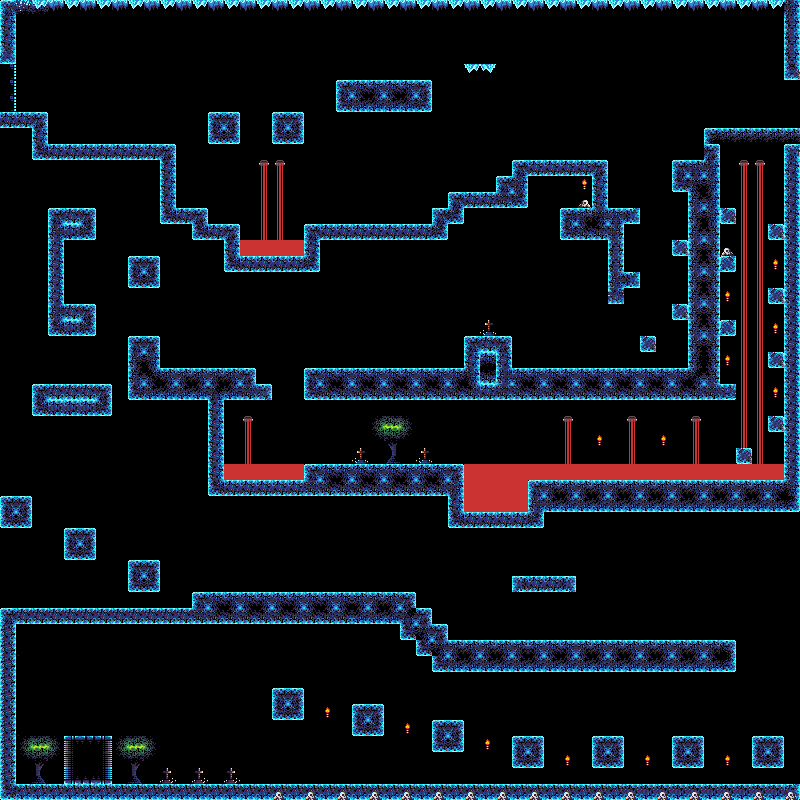

Rendered tile map (Tiled .tmx) drawn with the repository's tilesets; below, a short description and the map source with its tile grids summarised:
An orthogonal 50x50 tile map with 16x16 px tiles, 5 tile layers (b4, Background, Collision, bg3, ...) and 197 objects.

<map version="1.10" tiledversion="1.10.2" orientation="orthogonal" renderorder="right-down" width="50" height="50" tilewidth="16" tileheight="16" infinite="0" nextlayerid="9" nextobjectid="400">
 <editorsettings>
  <export target="maxlevel.json" format="json" />
 </editorsettings>
 <tileset firstgid="1" name="metroid hc" tilewidth="16" tileheight="16" tilecount="448" columns="16">
  <image source="../asset packs/2d metroidvania tileset/s4m_ur4i-metroidvania-1.3-high-contrast.png" width="256" height="448" />
 </tileset>
 <objectgroup id="8" name="BONUS">
  <object id="190" gid="82" x="744.471" y="175.982" width="16" height="16" />
  <object id="192" gid="114" x="744.631" y="208.071" width="16" height="16" />
  <object id="193" gid="98" x="744.792" y="191.989" width="16" height="16" />
  <object id="194" gid="97" x="728.587" y="192.026" width="16" height="16" />
  <object id="196" gid="115" x="760.675" y="208.033" width="16" height="16" />
  <object id="197" gid="113" x="728.587" y="208.071" width="16" height="16" />
  <object id="198" gid="99" x="760.675" y="191.989" width="16" height="16" />
  <object id="199" gid="81" x="728.587" y="175.982" width="16" height="16" />
  <object id="200" gid="83" x="760.515" y="175.982" width="16" height="16" />
 </objectgroup>
 <layer id="7" name="b4" width="50" height="50">
  <data>[2500 cells, 52 non-empty, 9 distinct tile ids]</data>
 </layer>
 <layer id="2" name="Background" width="50" height="50">
  <data>[2500 cells, 297 non-empty, 35 distinct tile ids]</data>
 </layer>
 <layer id="1" name="Collision" width="50" height="50">
  <data>[2500 cells, 572 non-empty, 17 distinct tile ids]</data>
 </layer>
 <objectgroup id="4" name="END">
  <object id="17" gid="98" x="64.9565" y="785.224" width="48" height="48" />
  <object id="132" gid="3221225559" x="704.23" y="149.355" width="16" height="16" />
  <object id="133" gid="1073741911" x="720.499" y="149.355" width="16" height="16" />
  <object id="134" gid="1073741911" x="714.762" y="150.314" width="16" height="16" />
  <object id="135" gid="3221225559" x="729.23" y="154.355" width="16" height="16" />
  <object id="136" gid="1073741911" x="744.499" y="154.355" width="16" height="16" />
  <object id="137" gid="1073741911" x="738.762" y="155.314" width="16" height="16" />
  <object id="138" gid="3221225559" x="730.706" y="150.027" width="16" height="16" />
  <object id="139" gid="1073741911" x="745.975" y="150.027" width="16" height="16" />
  <object id="140" gid="1073741911" x="740.238" y="150.986" width="16" height="16" />
  <object id="141" gid="1073741911" x="783.747" y="148.523" width="16" height="16" />
  <object id="142" gid="3221225559" x="767.478" y="148.523" width="16" height="16" />
  <object id="143" gid="3221225559" x="773.215" y="149.482" width="16" height="16" />
  <object id="144" gid="1073741911" x="758.747" y="153.523" width="16" height="16" />
  <object id="145" gid="3221225559" x="743.478" y="153.523" width="16" height="16" />
  <object id="146" gid="3221225559" x="749.215" y="154.482" width="16" height="16" />
  <object id="147" gid="1073741911" x="757.271" y="149.195" width="16" height="16" />
  <object id="148" gid="3221225559" x="742.002" y="149.195" width="16" height="16" />
  <object id="149" gid="3221225559" x="747.739" y="150.154" width="16" height="16" />
  <object id="150" gid="3221225559" x="704.057" y="157.283" width="16" height="16" />
  <object id="151" gid="1073741911" x="720.326" y="157.283" width="16" height="16" />
  <object id="152" gid="1073741911" x="714.589" y="158.242" width="16" height="16" />
  <object id="153" gid="3221225559" x="729.057" y="162.283" width="16" height="16" />
  <object id="154" gid="1073741911" x="744.326" y="162.283" width="16" height="16" />
  <object id="155" gid="1073741911" x="738.589" y="163.242" width="16" height="16" />
  <object id="156" gid="3221225559" x="730.533" y="157.955" width="16" height="16" />
  <object id="157" gid="1073741911" x="745.802" y="157.955" width="16" height="16" />
  <object id="158" gid="1073741911" x="740.065" y="158.914" width="16" height="16" />
  <object id="159" gid="1073741911" x="783.574" y="156.451" width="16" height="16" />
  <object id="160" gid="3221225559" x="767.305" y="156.451" width="16" height="16" />
  <object id="161" gid="3221225559" x="773.042" y="157.41" width="16" height="16" />
  <object id="162" gid="1073741911" x="758.574" y="161.451" width="16" height="16" />
  <object id="163" gid="3221225559" x="743.305" y="161.451" width="16" height="16" />
  <object id="164" gid="3221225559" x="749.042" y="162.41" width="16" height="16" />
  <object id="165" gid="1073741911" x="757.098" y="157.123" width="16" height="16" />
  <object id="166" gid="3221225559" x="741.829" y="157.123" width="16" height="16" />
  <object id="167" gid="3221225559" x="747.566" y="158.082" width="16" height="16" />
  <object id="168" gid="3221225559" x="704.603" y="152.489" width="16" height="16" />
  <object id="169" gid="1073741911" x="720.872" y="152.489" width="16" height="16" />
  <object id="170" gid="1073741911" x="715.135" y="153.448" width="16" height="16" />
  <object id="171" gid="3221225559" x="729.603" y="157.489" width="16" height="16" />
  <object id="172" gid="1073741911" x="744.872" y="157.489" width="16" height="16" />
  <object id="173" gid="1073741911" x="739.135" y="158.448" width="16" height="16" />
  <object id="174" gid="3221225559" x="731.079" y="153.161" width="16" height="16" />
  <object id="175" gid="1073741911" x="746.348" y="153.161" width="16" height="16" />
  <object id="176" gid="1073741911" x="740.611" y="154.12" width="16" height="16" />
  <object id="177" gid="1073741911" x="784.12" y="151.657" width="16" height="16" />
  <object id="178" gid="3221225559" x="767.851" y="151.657" width="16" height="16" />
  <object id="179" gid="3221225559" x="773.588" y="152.616" width="16" height="16" />
  <object id="180" gid="1073741911" x="759.12" y="156.657" width="16" height="16" />
  <object id="181" gid="3221225559" x="743.851" y="156.657" width="16" height="16" />
  <object id="182" gid="3221225559" x="749.588" y="157.616" width="16" height="16" />
  <object id="183" gid="1073741911" x="757.644" y="152.329" width="16" height="16" />
  <object id="184" gid="3221225559" x="742.375" y="152.329" width="16" height="16" />
  <object id="185" gid="3221225559" x="748.112" y="153.288" width="16" height="16" />
 </objectgroup>
 <objectgroup id="3" name="PITS">
  <object id="10" gid="86" x="239.614" y="255.898" width="16" height="16" />
  <object id="12" gid="86" x="255.532" y="255.898" width="16" height="16" />
  <object id="13" gid="86" x="271.808" y="255.898" width="16" height="16" />
  <object id="18" gid="86" x="287.895" y="256.171" width="16" height="16" />
  <object id="31" gid="3221225559" x="272.322" y="158.632" width="16" height="16" />
  <object id="32" gid="1073741911" x="287.591" y="158.632" width="16" height="16" />
  <object id="33" gid="1073741911" x="281.854" y="159.591" width="16" height="16" />
  <object id="34" gid="3221225559" x="208.433" y="158.836" width="16" height="16" />
  <object id="35" gid="1073741911" x="223.702" y="158.836" width="16" height="16" />
  <object id="36" gid="1073741911" x="217.965" y="159.795" width="16" height="16" />
  <object id="37" gid="3221225559" x="336.549" y="127.414" width="16" height="16" />
  <object id="38" gid="1073741911" x="352.818" y="127.414" width="16" height="16" />
  <object id="39" gid="1073741911" x="347.081" y="128.373" width="16" height="16" />
  <object id="40" gid="3221225559" x="361.549" y="132.414" width="16" height="16" />
  </objectgroup>
 <layer id="6" name="bg3" width="50" height="50">
  <data>[2500 cells, 69 non-empty, 11 distinct tile ids]</data>
 </layer>
 <layer id="5" name="bg2" width="50" height="50">
  <data>[2500 cells, 327 non-empty, 11 distinct tile ids]</data>
 </layer>
</map>
<!-- 119 of 197 objects omitted -->
